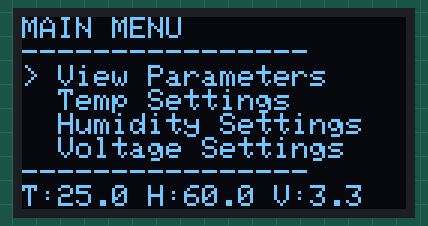
The sketch below on a simulated Arduino Uno, built with avr-gcc and run on an emulated ATmega328P. Parts: 128×64 one-colour display.

Above: at 0.1 s.

The sketch:

display_ui.ino
```cpp
// ===============================

// Branch: feature/display-ui
// ===============================

#include <Wire.h>
#include <Adafruit_GFX.h>
#include <Adafruit_SSD1306.h>

// -------------------------------
// DISPLAY CONFIG
// -------------------------------
#define SCREEN_WIDTH 128
#define SCREEN_HEIGHT 64
#define OLED_RESET -1

Adafruit_SSD1306 display(SCREEN_WIDTH, SCREEN_HEIGHT, &Wire, OLED_RESET);

// -------------------------------
// MENU ITEMS
// -------------------------------
const char* menuItems[] = {
  "View Parameters",
  "Temp Settings",
  "Humidity Settings",
  "Voltage Settings"
};

const int menuLength = sizeof(menuItems) / sizeof(menuItems[0]);
int menuIndex = 0;

// External values (will come from Member 1 & 3 later)
float temperature = 25.0f;
float humidity = 60.0f;
float voltage = 3.3f;

// ===============================
// SETUP
// ===============================
void setup() {
  Serial.begin(115200);

  if (!display.begin(SSD1306_SWITCHCAPVCC, 0x3C)) {
    Serial.println("OLED FAILED");
    while (true);
  }

  display.clearDisplay();
  display.display();
}

// ===============================
// MAIN LOOP
// ===============================
void loop() {
  renderMenu();
  delay(150);
}

// ===============================
// MAIN MENU RENDERING
// ===============================
void renderMenu() {
  display.clearDisplay();

  display.setTextSize(1);
  display.setTextColor(WHITE);
  display.setTextWrap(false);

  // Title
  display.setCursor(0, 0);
  display.println("MAIN MENU");

  display.println("----------------");

  // Menu list
  for (int i = 0; i < menuLength; i++) {
    if (i == menuIndex) {
      display.print("> ");   // highlight selection
    } else {
      display.print("  ");
    }

    display.println(menuItems[i]);
  }

  display.println("----------------");

  // Live sensor preview (UI feature)
  display.print("T:");
  display.print(temperature, 1);
  display.print(" H:");
  display.print(humidity, 1);

  display.print(" V:");
  display.println(voltage, 1);

  display.display();
}
```

main.ino
```cpp
// Feature branch test update for encoder-core
```
